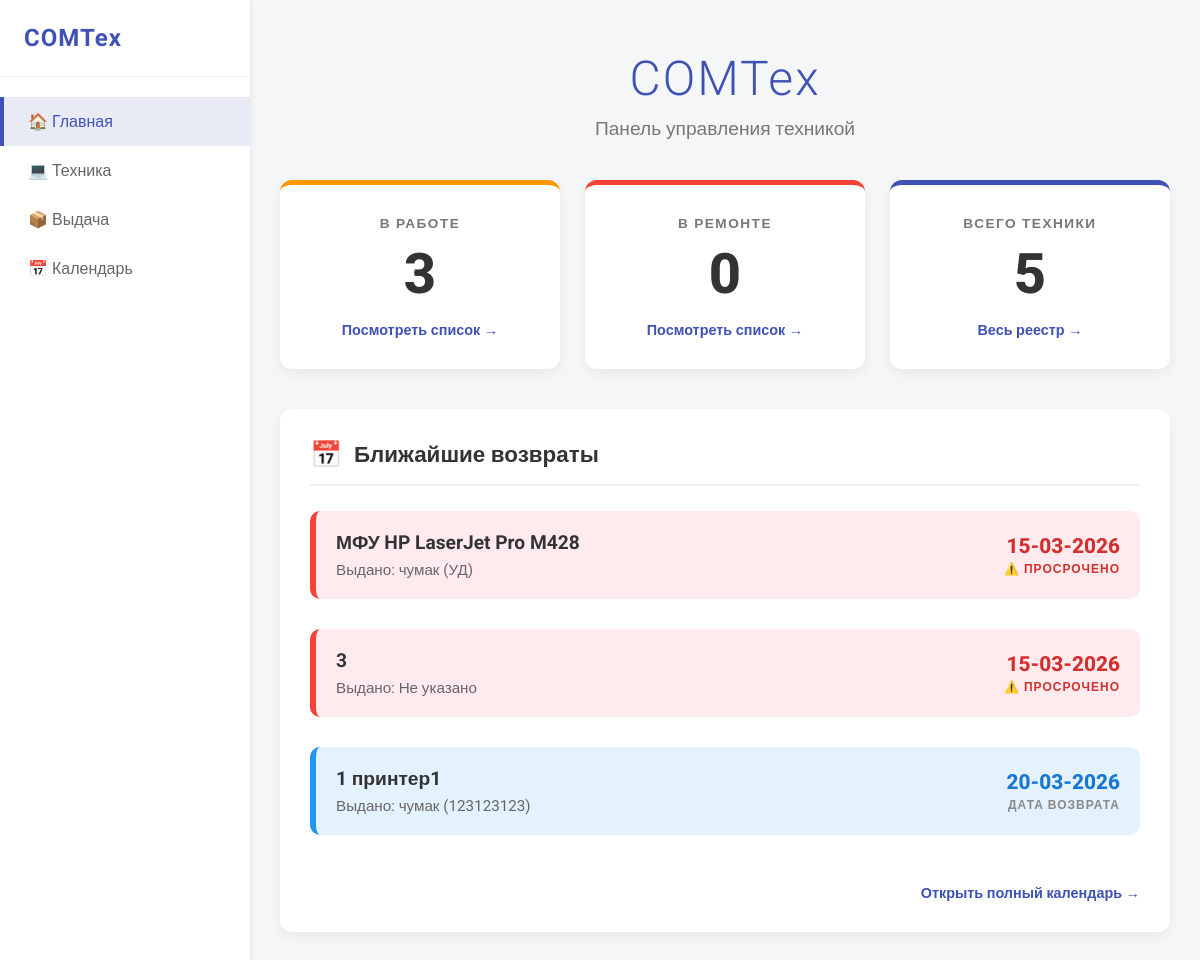
The page / on the database its author committed.
### main.py (models this page shows)
class TechItem(Base):
    __tablename__ = "tech"
    id = Column(Integer, primary_key=True, index=True)
    name = Column(String, nullable=False)
    barcode = Column(String, unique=True, index=True, nullable=False)
    inv_number = Column(String, nullable=True)
    serial_number = Column(String, nullable=True)
    photo_filename = Column(String, nullable=True)
    category = Column(String, nullable=False)
    status = Column(String, nullable=False)
    location = Column(String, nullable=True)
    notes = Column(Text, nullable=True)
    issued_by = Column(String, nullable=True)
    issued_to = Column(String, nullable=True)
    issue_time = Column(DateTime, nullable=True)
    return_deadline = Column(DateTime, nullable=True)
    work_location = Column(String, nullable=True)
    created_at = Column(DateTime, default=datetime.now)

### main.py (the view)
@app.get("/", response_class=HTMLResponse)
async def home(request: Request):
    db = SessionLocal()
    try:
        count_work = db.query(TechItem).filter(TechItem.status == "В работе").count()
        count_repair = db.query(TechItem).filter(TechItem.status == "Ремонт").count()
        count_total = db.query(TechItem).count()
        all_returns = db.query(TechItem)\
            .filter(TechItem.status == "В работе")\
            .filter(TechItem.return_deadline != None)\
            .order_by(TechItem.return_deadline.asc())\
            .limit(3) \
            .all()
        returns_list = []
        for item in all_returns:
            is_urgent = item.return_deadline < datetime.now()
            returns_list.append({
                "item": item,
                "is_urgent": is_urgent,
                "class_name": "urgent" if is_urgent else "soon"
            })
        return templates.TemplateResponse("home/template.html", {
            "request": request,
            "count_work": count_work,
            "count_repair": count_repair,
            "count_total": count_total,
            "returns_list": returns_list, # Передаем список вместо одного элемента
            "format_date": format_date_only
        })
    finally:
        db.close()

### pages/home/template.html (shortened to what this page needs)
{% extends "base.html" %}
{% block content %}
<div class="dashboard-container">
    <div class="welcome-block">
        <h1>COMTex</h1>
        <p>Панель управления техникой</p>
    </div>
    <div class="stats-grid">
        <div class="stat-card work">
            <div class="stat-label">В работе</div>
            <div class="stat-number">{{ count_work }}</div>
            <a href="/tech?search=&sort_by=status&sort_order=asc" class="btn-link">Посмотреть список →</a>
        </div>
        <div class="stat-card repair">
            <div class="stat-label">В ремонте</div>
            <div class="stat-number">{{ count_repair }}</div>
            <a href="/tech?search=Ремонт&sort_by=status&sort_order=asc" class="btn-link">Посмотреть список →</a>
        </div>
        <div class="stat-card total">
            <div class="stat-label">Всего техники</div>
            <div class="stat-number">{{ count_total }}</div>
            <a href="/tech" class="btn-link">Весь реестр →</a>
        </div>
    </div>
    <div class="returns-section">
        <h2 class="section-title"><span>📅</span> Ближайшие возвраты</h2>
        {% if returns_list %}
            <div style="display: flex; flex-direction: column; gap: 15px;">
                {% for ret in returns_list %}
                <a href="/item/{{ ret.item.id }}" style="text-decoration: none; color: inherit;">
                    <div class="return-item {{ ret.class_name }}">
                        <div class="return-info">
                            <strong>{{ ret.item.name }}</strong>
                            <small>
                                Выдано: {{ ret.item.issued_to or 'Не указано' }}
                                {% if ret.item.work_location %} ({{ ret.item.work_location }}){% endif %}
                            </small>
                        </div>
                        <div class="return-date">
                            <span class="date-val">{{ format_date(ret.item.return_deadline) }}</span>
                            {% if ret.is_urgent %}
                                <span class="date-label">⚠️ ПРОСРОЧЕНО</span>
                            {% else %}
                                <span class="date-label">Дата возврата</span>
                            {% endif %}
                        </div>
                    </div>
                </a>
                {% endfor %}
            </div>
            <div style="text-align: right; margin-top: 20px;">
                <a href="/calendar" class="btn-link">Открыть полный календарь →</a>
            </div>
        {% else %}
            <div class="no-returns">
                На данный момент нет активных выдач с установленной датой возврата.<br>
                Вся техника находится на складе или в ремонте.
            </div>
        {% endif %}
    </div>
</div>
{% endblock %}

### pages/base.html (style rules this page uses)
:root { --primary: #3f51b5; --accent: #ff4081; --bg: #f4f6f8; --sidebar-w: 250px; --text: #333; }
body { margin: 0; font-family: 'Roboto', sans-serif; background: var(--bg); display: flex; min-height: 100vh; }

### pages/home/template.html (style rules this page uses)
.dashboard-container { max-width: 1000px; margin: 0 auto; }
.welcome-block { text-align: center; margin-bottom: 40px; padding-top: 20px; }
.welcome-block h1 { font-size: 3rem; color: #3f51b5; margin: 0; font-weight: 300; letter-spacing: 2px; }
.welcome-block p { color: #777; font-size: 1.2rem; margin-top: 10px; }
.stats-grid { display: grid; grid-template-columns: repeat(auto-fit, minmax(220px, 1fr)); gap: 25px; margin-bottom: 40px; }
.stat-card { background: white; padding: 30px 20px; border-radius: 12px; box-shadow: 0 4px 12px rgba(0,0,0,0.06); text-align: center; border-top: 5px solid #ddd; transition: transform 0.2s, box-shadow 0.2s; }
.stat-card.work { border-top-color: #ff9800; }
.stat-card.repair { border-top-color: #f44336; }
.stat-card.total { border-top-color: #3f51b5; }
.stat-number { font-size: 3.5rem; font-weight: 800; color: #333; margin: 15px 0 5px; line-height: 1; }
.stat-label { text-transform: uppercase; letter-spacing: 1.5px; color: #777; font-size: 0.85rem; font-weight: 700; }
.btn-link { display: inline-block; margin-top: 15px; text-decoration: none; color: #3f51b5; font-weight: 600; font-size: 0.9rem; transition: color 0.2s; }
.returns-section { background: white; border-radius: 12px; box-shadow: 0 4px 12px rgba(0,0,0,0.06); padding: 30px; }
.section-title { font-size: 1.4rem; color: #333; margin: 0 0 25px 0; display: flex; align-items: center; border-bottom: 2px solid #f0f0f0; padding-bottom: 15px; }
.section-title span { margin-right: 12px; font-size: 1.6rem; }
.return-item { display: flex; justify-content: space-between; align-items: center; padding: 20px; border-radius: 10px; margin-bottom: 15px; border-left: 6px solid #ddd; transition: all 0.2s; }
.return-item.urgent { background: #ffebee; border-left-color: #f44336; }
.return-item.soon { background: #e3f2fd; border-left-color: #2196f3; }
.return-info strong { display: block; font-size: 1.2rem; color: #333; margin-bottom: 6px; }
.return-info small { color: #666; font-size: 0.95rem; }
.return-date { text-align: right; min-width: 140px; }
.date-val { font-size: 1.3rem; font-weight: 800; display: block; line-height: 1.2; }
.urgent .date-val { color: #d32f2f; }
.soon .date-val { color: #1976d2; }
.date-label { font-size: 0.75rem; color: #888; text-transform: uppercase; letter-spacing: 1px; font-weight: 700; margin-top: 4px; display: block; }
.urgent .date-label { color: #d32f2f; }

### rows shown on the page
TechItem: item.name "МФУ HP LaserJet Pro M428", item "чумак", item.work_location "УД", return_deadline "15-03-2026"
TechItem: item.name "3", item "Не указано", return_deadline "15-03-2026"
TechItem: item.name "1 принтер1", item "чумак", item.work_location "123123123", return_deadline "20-03-2026"

### other values the page prints
{{ count_work }} "3"
{{ count_repair }} "0"
{{ count_total }} "5"
